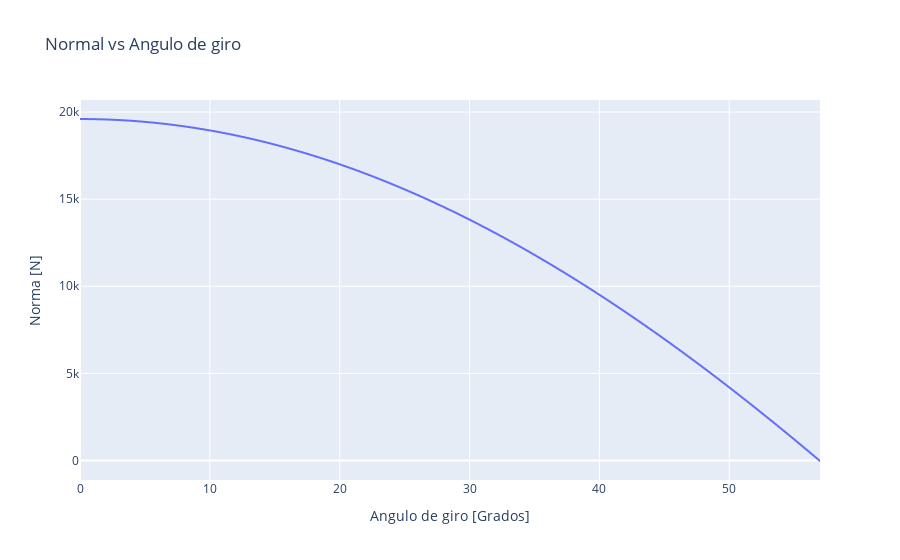

Notebook cell for this chart:
### Markdown cell above
Realizaremos el DCL del cuerpo cuadrado:<br>
![title](2.png)

$$gdl=6*1-4=2$$ <dt>
Realizando la sumatoria de fuerzas:
$$\Sigma F e_{r}=ma\vec{e_{r}}$$
$$N-mgcos(\theta)=m\left(-\frac{b}{2} \cdot w^{2} \right) \tag{1}$$<dt>
$$\Sigma F e_{\theta}=ma\vec{e_{\theta}}$$
$$-Fr+mgsen(\theta)=m\left(\frac{b}{2} \cdot \alpha \right) \tag{2}$$ <dt>
Se sabe que la sumatoria de torques es:
$$\Sigma \tau=I_{o} *\alpha \tag{3}$$ <dt> 
El momento de inercia aplicando Steiner en el cuadrado respecto de un eje perpendicular al plano de la figura que pasa por O es:
$$I_{o}=\frac{1}{12}m(b^{2}+b^{2})+m\left(\frac{b}{2}\right)^2$$
$$I_{o}=\frac{5}{12}mb^{2} \tag{4}$$<dt>
La sumatoria de torques respecto a O es:
$$\Sigma \tau_{O} =\frac{b}{2}mgsen(\theta) \tag{5}$$<dt>
Las ecuaciones 4 y 5 reemplazando en 3 se tiene:
$$\frac{b}{2}mgsen(\theta)=\frac{5}{12}mb^{2}*\alpha $$<br>
$$\alpha=\frac{6}{5} \frac{gsen(\theta)}{b} \tag{6}$$<dt>
Se tiene la aceleracion angular en la ecuación 5, entonces:
$$\alpha=\frac{dw}{dt}$$
$$\alpha d\theta=wdw $$
$$\frac{6}{5}*\frac{gsen(\theta)}{b} \cdot d\theta=w \cdot dw $$
$$\frac{6}{5} \cdot \frac{g}{b} \int_{0}^{\theta} sen(\theta) \cdot d\theta=\int_{0}^{w} w \cdot dw$$
$$-\frac{6}{5} \cdot \frac{g}{b} \cdot (cos(\theta)-1)=\frac{w^{2}}{2}$$
$$w^{2}=\frac{12}{5} \cdot \frac{g}{b} \cdot (1-cos{\theta}) $$
    
Utilizando la ecuacion 1:
$$N-mgcos(\theta)=m\left(-\frac{b}{2} \cdot w^{2} \right)$$
$$-N+mgcos(\theta)=m\left(\frac{6}{5} \cdot g \cdot (1-cos{\theta}) \right)$$
$$-N+mgcos(\theta)=\frac{6}{5} \cdot mg \cdot (1-cos\theta)$$ <br>
$$N=\frac{mg}{5} \cdot (11 \cdot cos\theta - 6)$$ <dt>
Utilizando la ecuacion 2:
$$-Fr+mgsen(\theta)=m\left(\frac{b}{2} \cdot \alpha \right)$$
$$-Fr+mgsen(\theta)=m\left(\frac{b}{2} \cdot \frac{6}{5} \frac{gsen(\theta)}{b} \right)$$
$$Fr= \frac{2}{5} mgsen\theta$$ <dt>
    
Las ecuaciones del movimientos son:
$$N=\frac{mg}{5} \cdot (11 \cdot cos\theta - 6) \tag{7}$$ <dt>
$$Fr= \frac{2}{5} mgsen\theta \tag{8}$$ <dt>

#### Respuesta literal a.
El angulo maximo cuando el cuerpo pierde contacto, es decir cuando la N=0
$$0=\frac{mg}{5} \cdot (11 \cdot cos\theta - 6)$$
$$ \theta=56.94º $$ <dt><dt>

### Code cell
#datos
m=2000
b=3
u=0.3
g=9.8
angulo=np.arange(0,57.00,0.01)
N=((m*g)/5)*(11*np.cos(angulo*(np.pi/180))-6)
fig=px.line(x=angulo,y=N,labels={'x':'Angulo de giro [Grados]','y':'Norma [N]'},title="Normal vs Angulo de giro ")
fig.show()

### Figure 1 — Plotly figure (JSON) as saved in the notebook; plotly's stock layout.template omitted (floating-point values rounded to 4 significant figures; data arrays with more than 128 entries replaced by an {"elided": "..."} marker saying what was removed)
{"data": [{"hovertemplate": "Angulo de giro [Grados]=%{x}<br>Norma [N]=%{y}<extra></extra>", "legendgroup": "", "line": {"color": "#636efa", "dash": "solid"}, "mode": "lines", "name": "", "showlegend": false, "type": "scattergl", "x": {"elided": "5700 float values"}, "xaxis": "x", "y": {"elided": "5700 float values"}, "yaxis": "y"}], "layout": {"autosize": true, "legend": {"tracegroupgap": 0}, "title": {"text": "Normal vs Angulo de giro "}, "xaxis": {"anchor": "y", "autorange": true, "domain": [0, 1], "range": [0, 56.99], "title": {"text": "Angulo de giro [Grados]"}, "type": "linear"}, "yaxis": {"anchor": "x", "autorange": true, "domain": [0, 1], "range": [-1119.0, 20690.0], "title": {"text": "Norma [N]"}, "type": "linear"}}}
